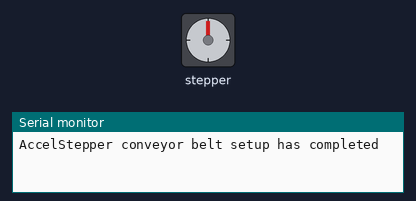
Recording of a sketch running on a simulated Arduino Uno, built with avr-gcc and run on an emulated ATmega328P. Shown: stepper motor, the last lines printed to the serial monitor. Stepper angles assume 2048 steps per turn.

Above: at 0.05 s.
At 3.05 s:
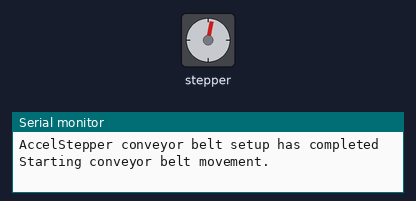
At 4.8 s:
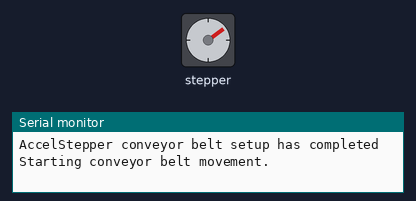
At 9.6 s:
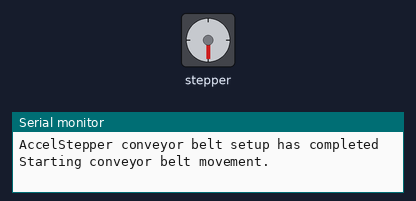
Timing chart, 0 to 12.5 s (numbered marks = the images above):
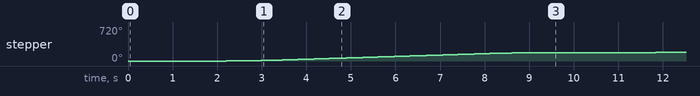

The sketch:

conveyor_belt_v2.ino
```cpp
// conveyor belt prototype v2 (corrected)

// include accelstepper library for non-blocking, smooth stepper motion
#include <AccelStepper.h>

// create AccelStepper object
AccelStepper myStepper(AccelStepper::FULL4WIRE, 8, 9, 10, 11);

int stepsPerRevolution = 2048;
float rpm = 5.0;
float motSpeed = rpm * stepsPerRevolution / 60.0; // ~170 steps/s
float motAccel = 100.0;
int dt = 2000;
int baud = 9600;
unsigned long lastMoveTime = 0;
bool moving = false;

void setup() {
  Serial.begin(baud);
  myStepper.setMaxSpeed(motSpeed);
  myStepper.setAcceleration(motAccel);
  Serial.println("AccelStepper conveyor belt setup has completed");
}

void loop() {
  // Call run() EVERY LOOP to allow AccelStepper to process movement
  myStepper.run();

  if ((!moving) && (millis() - lastMoveTime > dt)) {
    myStepper.move(stepsPerRevolution / 2); // half revolution
    moving = true;
    Serial.println("Starting conveyor belt movement.");
  }

  if (moving && myStepper.distanceToGo() == 0) {
    moving = false;
    lastMoveTime = millis();
    Serial.println("Conveyor belt movement complete.");
  }
}
```

Measured:
- by itself, stepper: turns 180° clockwise in 7.4 s, repeating every 9.6 s
